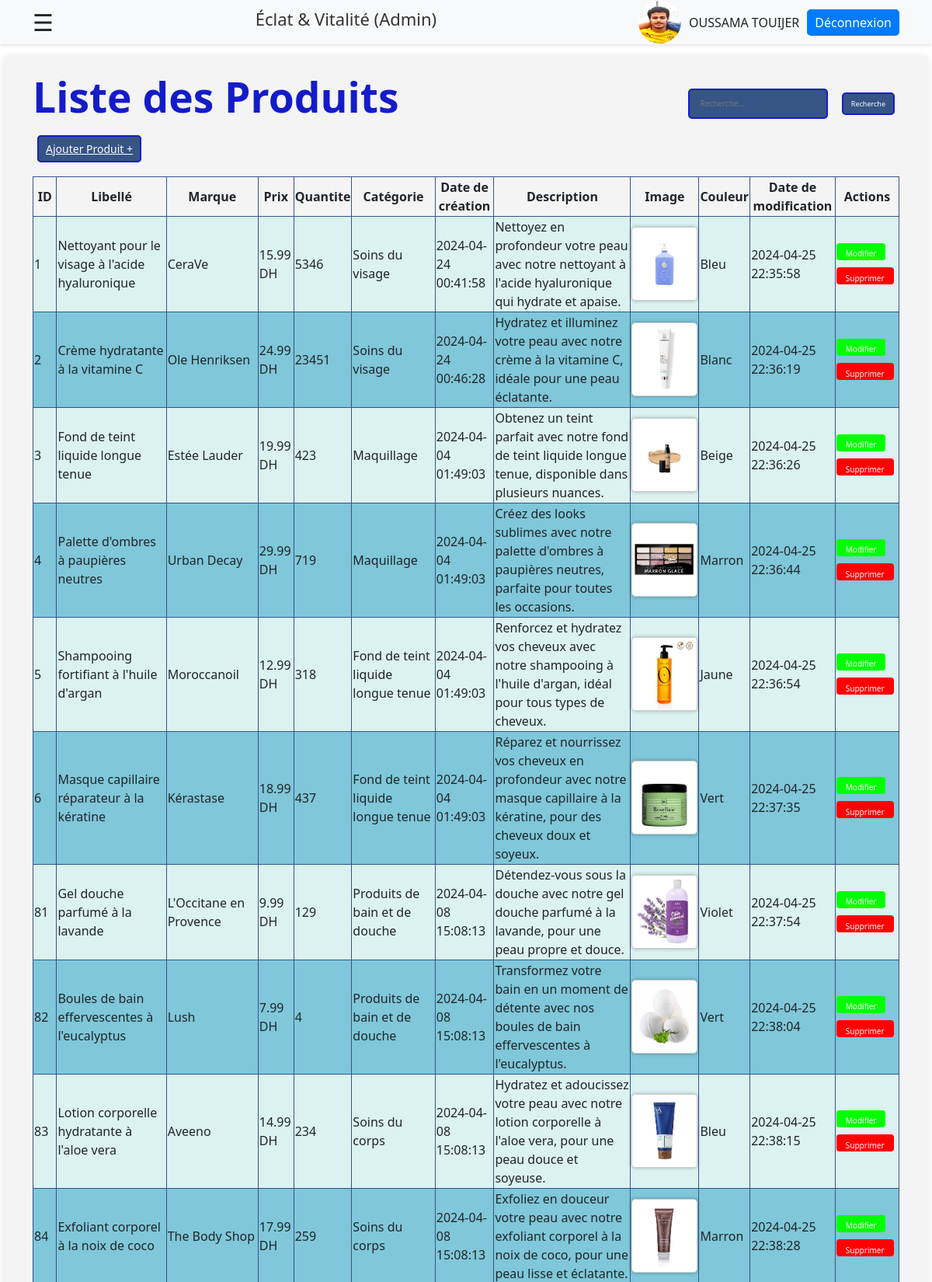
The page /admin/produits/listeProduits.php (signed in, upper part) on the database its author committed.
### tables this page shows
CREATE TABLE IF NOT EXISTS `products` (
  `id` int NOT NULL AUTO_INCREMENT,
  `libelle` varchar(100) DEFAULT NULL,
  `prix` decimal(10,2) DEFAULT NULL,
  `discount` bigint DEFAULT NULL,
  `id_categorie` int DEFAULT NULL,
  `date_creation` timestamp NULL DEFAULT CURRENT_TIMESTAMP,
  `description` text,
  `image` varchar(255) DEFAULT NULL,
  `color` varchar(50) DEFAULT NULL,
  `date_modification` timestamp NULL DEFAULT CURRENT_TIMESTAMP ON UPDATE CURRENT_TIMESTAMP,
  `marque` varchar(255) DEFAULT NULL,
  PRIMARY KEY (`id`),
  KEY `fk_idCategori` (`id_categorie`)
);

CREATE TABLE IF NOT EXISTS `categories` (
  `id` int NOT NULL AUTO_INCREMENT,
  `libelle` varchar(100) DEFAULT NULL,
  `description` text,
  `date_creation` timestamp NULL DEFAULT CURRENT_TIMESTAMP,
  `date_modification` timestamp NULL DEFAULT CURRENT_TIMESTAMP ON UPDATE CURRENT_TIMESTAMP,
  PRIMARY KEY (`id`)
);

### include/functionsProductCate.php (called while the page is built, shortened)
<?php
function connectToDatabase() {
    $servername = "localhost";
    $username = "root";
    $password = "";
    $DBname = "eclat_vitalite";
    try {
        $conn = new PDO("mysql:host=$servername;dbname=$DBname", $username, $password);
        $conn->setAttribute(PDO::ATTR_ERRMODE, PDO::ERRMODE_EXCEPTION);
        return $conn;
    } catch(PDOException $e) {
        echo "Échec de la connexion : " . $e->getMessage();
        exit();
    }
}
function getCategoriById($id) {
    $conn = connectToDatabase();
    $requete = "SELECT * FROM categories WHERE id = :id";
    try {
        $stmt = $conn->prepare($requete);
        $stmt->bindValue(':id', $id, PDO::PARAM_INT);
        $stmt->execute();
        $product = $stmt->fetch();
        return $product['libelle'];
    } catch(PDOException $e) {
        echo "Erreur lors de l'exécution de la requête : " . $e->getMessage();
        $conn = null;
        exit();
    }
}
function getAllProducts() {
    $conn = connectToDatabase();
    $requete = "SELECT * FROM products";
    try {
        $resultat = $conn->query($requete);
        $products = $resultat->fetchAll();
        return $products;
    } catch(PDOException $e) {
        echo "Erreur lors de l'exécution de la requête : " . $e->getMessage();
        $conn = null;
        exit();
    }
}
?>

### admin/produits/listeProduits.php (the view, shortened to what this page needs)
<?php
include '../../include/functionsProductCate.php';
if(!empty($_POST['sPro'])) {
    $products = searchProducts($_POST['sPro']);
} else {
    $products = getAllProducts();
}
$page = isset($_GET['page']) ? $_GET['page'] : 1;
$categoriesPerPage = 40;
$startIndex = ($page - 1) * $categoriesPerPage;
$productsToShow = array_slice($products, $startIndex, $categoriesPerPage);
?>
<!DOCTYPE html>
<html lang="en">
<head>
    <link rel="stylesheet" href="stylesProducts.css">
    <link href="https://cdn.jsdelivr.net/npm/bootstrap@5.3.3/dist/css/bootstrap.min.css" rel="stylesheet" />
    <link href="https://getbootstrap.com/docs/5.3/assets/css/docs.css" rel="stylesheet" />
    <link rel="stylesheet" href="https://cdnjs.cloudflare.com/ajax/libs/font-awesome/6.0.0-beta3/css/all.min.css">
</head>
<body>
<header class="ous" >
    <div class="container d-flex justify-content-between align-items-center">
        <span style="font-size:30px;cursor:pointer" onclick="openDrawer()">&#9776;</span>
        <div class="logo-wrapper">
            <h6 style=" font-size: 22px; color: #333;">Éclat & Vitalité (Admin)</h6>
        </div>
        <div class="user-wrapper">
            <a href="../profile.php">
                <img src="../userImages/user.jpg" alt="user" class="user-image">
            </a>
            <span class="username"><?php echo htmlspecialchars($_SESSION['prenom'].' ' .$_SESSION['nom']); ?></span>
            <?php
            if(isset($_SESSION['email'])) {
                echo '<a class="logout-btn" href="../deconnexion.php">Déconnexion</a>';
            }
            ?>
        </div>
    </div>
</header>
    <div class="main-content">
        <main >
            <div class="container">
                <?php
                if(isset($_SESSION['email'])) {
                echo "<div class='title-and-button'>";
                echo "<h2 class='title' >Liste des Produits</h1>";
                print'<form method="post" action="" >
                    <input type="text" for="b1" name="sPro" placeholder="Recherche..." class="iptR">
                    <button type="submit" id="b1" class="buR" >
                        Recherche
                    </button>
                </form>';
                echo "</div>";?>
            </div>
            <?php echo '<div class="container"><a href="ajout.php" class="btnAjout" data-bs-toggle="modal" data-bs-target="#ajoutModal"> Ajouter Produit + </a></div><br>';?>
            <div class="container">
                <?php
                if (empty($productsToShow)) {
                    echo "<p>Aucun produit trouvé.</p>";
                } else {
                    echo "<div class='alert alert-danger'>Échec de la mise à jour du produit. Veuillez réessayer !!!</div>";?>
                <?php
                echo ' <div class="siw"> <table class="tablee" style="margin-left: auto; margin-right: auto;">
                    <thead>
                <tr>
                    <th>ID</th>
                    <th>Libellé</th>
                    <th>Marque</th>
                    <th>Prix</th>
                    <th>Quantite</th>
                    <th>Catégorie</th>
                    <th>Date de création</th>
                    <th>Description</th>
                    <th>Image</th>
                    <th>Couleur</th>
                    <th>Date de modification</th>
                    <th>Actions</th>
                </tr>
                    </thead>
                    <tbody>';
                foreach ($productsToShow as $product) {
                    echo "<tr>
                                      <td>{$product['id']}</td>
                                      <td>{$product['libelle']}</td>
                                      <td>{$product['marque']}</td>
                                      <td>{$product['prix']} DH</td>
                                      <td>{$product['discount']}</td>
                                      <td>" . getCategoriById($product['id_categorie']) . "</td>
                                      <td>{$product['date_creation']}</td>
                                      <td>{$product['description']}</td>
                                      <td><img class='image-style'src='../../images/{$product['image']}' class='card-img-top' alt='...' /></td>
                                      <td>{$product['color']}</td>
                                      <td>{$product['date_modification']}</td>
                                      <td class='action-buttons'>
                                           <a href='modifier.php?id={$product['id']}' data-bs-toggle='modal' data-bs-target='#modifierModal{$product['id']}' ><button class='edit-button'>Modifier</button></a>
                                           <a href='supprimer.php?id={$product['id']}'><button class='delete-button'>Supprimer</button></a>
                                      </td>
                         </tr>";
                        }
                    echo '</tbody>';
                    echo '</table>';?>
            </div>
        <?php
                }
                } else {
                    echo "<p>Session data not found.</p>";
                }
               ?>
        </main>
    </div>
</body>
</html>

### rows shown on the page
products: id "1", libelle "Nettoyant pour le visage à l'acide hyaluronique", marque "CeraVe", prix "15.99", discount "5346", id_categorie.libelle "Soins du visage", date_creation "2024-04-24 00:41:58", description "Nettoyez en profondeur votre peau avec notre nettoyant à l'acide hyaluronique qui hydrate et apaise.", image (picture), color "Bleu", date_modification "2024-04-25 22:35:58"
products: id "2", libelle "Crème hydratante à la vitamine C", marque "Ole Henriksen", prix "24.99", discount "23451", id_categorie.libelle "Soins du visage", date_creation "2024-04-24 00:46:28", description "Hydratez et illuminez votre peau avec notre crème à la vitamine C, idéale pour une peau éclatante.", image (picture), color "Blanc", date_modification "2024-04-25 22:36:19"
products: id "3", libelle "Fond de teint liquide longue tenue", marque "Estée Lauder", prix "19.99", discount "423", id_categorie.libelle "Maquillage", date_creation "2024-04-04 01:49:03", description "Obtenez un teint parfait avec notre fond de teint liquide longue tenue, disponible dans plusieurs nuances.", image (picture), color "Beige", date_modification "2024-04-25 22:36:26"
products: id "4", libelle "Palette d'ombres à paupières neutres", marque "Urban Decay", prix "29.99", discount "719", id_categorie.libelle "Maquillage", date_creation "2024-04-04 01:49:03", description "Créez des looks sublimes avec notre palette d'ombres à paupières neutres, parfaite pour toutes les occasions.", image (picture), color "Marron", date_modification "2024-04-25 22:36:44"
products: id "5", libelle "Shampooing fortifiant à l'huile d'argan", marque "Moroccanoil", prix "12.99", discount "318", id_categorie.libelle "Fond de teint liquide longue tenue", date_creation "2024-04-04 01:49:03", description "Renforcez et hydratez vos cheveux avec notre shampooing à l'huile d'argan, idéal pour tous types de cheveux.", image (picture), color "Jaune", date_modification "2024-04-25 22:36:54"
products: id "6", libelle "Masque capillaire réparateur à la kératine", marque "Kérastase", prix "18.99", discount "437", id_categorie.libelle "Fond de teint liquide longue tenue", date_creation "2024-04-04 01:49:03", description "Réparez et nourrissez vos cheveux en profondeur avec notre masque capillaire à la kératine, pour des cheveux doux et soyeux.", image (picture), color "Vert", date_modification "2024-04-25 22:37:35"
products: id "81", libelle "Gel douche parfumé à la lavande", marque "L'Occitane en Provence", prix "9.99", discount "129", id_categorie.libelle "Produits de bain et de douche", date_creation "2024-04-08 15:08:13", description "Détendez-vous sous la douche avec notre gel douche parfumé à la lavande, pour une peau propre et douce.", image (picture), color "Violet", date_modification "2024-04-25 22:37:54"
products: id "82", libelle "Boules de bain effervescentes à l'eucalyptus", marque "Lush", prix "7.99", discount "4", id_categorie.libelle "Produits de bain et de douche", date_creation "2024-04-08 15:08:13", description "Transformez votre bain en un moment de détente avec nos boules de bain effervescentes à l'eucalyptus.", image (picture), color "Vert", date_modification "2024-04-25 22:38:04"
products: id "83", libelle "Lotion corporelle hydratante à l'aloe vera", marque "Aveeno", prix "14.99", discount "234", id_categorie.libelle "Soins du corps", date_creation "2024-04-08 15:08:13", description "Hydratez et adoucissez votre peau avec notre lotion corporelle à l'aloe vera, pour une peau douce et soyeuse.", image (picture), color "Bleu", date_modification "2024-04-25 22:38:15"
products: id "84", libelle "Exfoliant corporel à la noix de coco", marque "The Body Shop", prix "17.99", discount "259", id_categorie.libelle "Soins du corps", date_creation "2024-04-08 15:08:13", description "Exfoliez en douceur votre peau avec notre exfoliant corporel à la noix de coco, pour une peau lisse et éclatante.", image (picture), color "Marron", date_modification "2024-04-25 22:38:28"

### other values the page prints
$_SESSION['prenom'].' ' .$_SESSION['nom'] "OUSSAMA TOUIJER"
